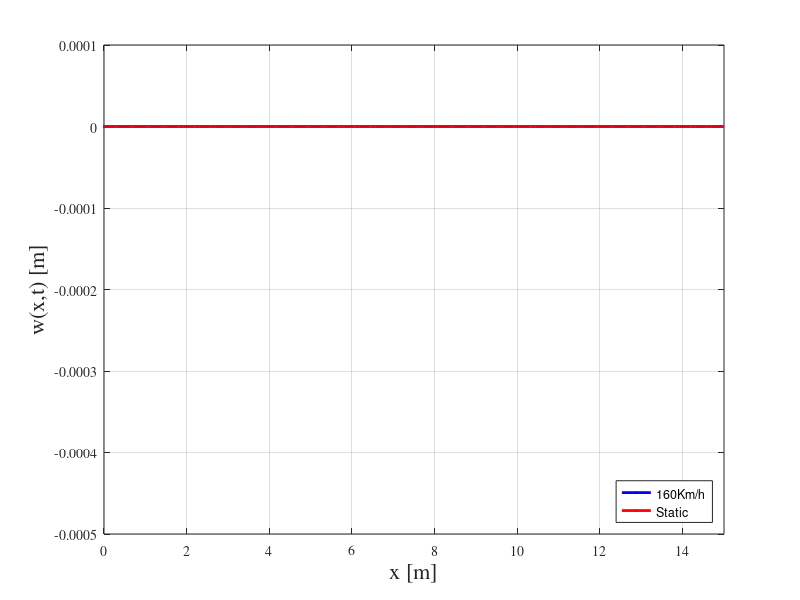

MATLAB code to generate this figure: (Note: this script raises an error after producing the figure.)
%% Dynamical beam theory with moving_load

%% Plot deformata al variare della velocit? con carico ad x

clc
clear all
close all

n_modi=10;
L = 15;
x = L/2;
pi = 3.14159;
rho = 3286;
A = 5.9065;
xi=0:L/500:L;
F=185000;
xF = L.*ones(1,length(xi))-xi;
for i=1:length(xF)
    for j=1:length(xi)
momsA(i,j) = 0.001.*F.*(xF(i)./L).*xi(j);
momsB(i,j) = 0.001.*F.*((xF(i)./L).*xi(j)-(xi(j)-xi(i)));
    end
end
for i=1:length(xF)
    for j=1:length(xi)
        if j<=i
            momstatico(i,j)= momsA(i,j);
        else
            momstatico(i,j)= momsB(i,j);
        end
    end
end

E = 20.4*10^9;
I_x = 1.6636;
v_ = 160; %160-260
v = v_/3.6;
for i = 1 : n_modi
    phi(i,:) = sin(i*pi*xi/L);
    phi2(i,:)= -(i*pi/L)^2.*sin(i*pi*xi/L);
    w(i) = (i*pi/L)^2*sqrt((E*I_x)/(rho*A)); %omega
    T = L/v;
    t = 0 : T/500 : T;
    W(i) = i*pi/L*v; %Omega
    alpha(i) = W(i)/w(i);
    q(i,:) = (2*F/(rho*A*L)*(1/w(i)^2)*(1/(1-alpha(i)^2))).*(alpha(i).*sin(w(i).*t)-sin(W(i).*t));
end
for j = 1 : length(t)
spost(:,j) = phi'*q(:,j);
mom(:,j) = E*I_x*0.001.*(phi2'*q(:,j));
end

%soluz statica
vs = 0.001;
for i = 1 : n_modi
    Ts = L/vs;
    t = 0 : Ts/500 : Ts;
    Ws(i) = i*pi/L*vs; %Omega
    alphas(i) = Ws(i)/w(i);
    qs(i,:) = (2*F/(rho*A*L)*(1/w(i)^2)*(1/(1-alphas(i)^2))).*(alphas(i).*sin(w(i).*t)-sin(Ws(i).*t));
end
for j = 1 : length(t)
sposts(:,j) = phi'*qs(:,j);
end

%% displ
close(gcf)
figure
set(gca,'fontname','times');
xlabel('x [m]','FontSize',16); ylabel('w(x,t) [m]','FontSize',16);
xlim([0 15]); ylim([-5e-4 1e-4]);
box on
grid on
hold on
plot([0 L],[0 0],'k--','LineWidth',1,'HandleVisibility','off')
for j = 1 : length(t)
    if j==1
        a1(j)=plot(0,spost(1,j),'b','LineWidth',2);drawnow
        a2(j)=plot(0,sposts(1,j),'r','LineWidth',2);drawnow
        legend([num2str(v_),'Km/h'],'Static','Location','SouthEast')  
    end
    if j>1
    delete(a1(j-1));
    delete(a2(j-1));
    delete(a3(j-1));
    end
    a1(j)=plot(xi,spost(:,j),'b','LineWidth',2,'HandleVisibility','off');drawnow
    a2(j)=plot(xi,sposts(:,j),'r','LineWidth',2,'HandleVisibility','off');drawnow
    a3(j)=arrow([xi(j) 0.5e-4],[xi(j) 0]);drawnow
    M(j) = getframe(gcf);
end
all_valid = true;
flen = length(M);
for K = 1 : flen
  if isempty(M(K).cdata)
    all_valid = false;
    fprintf('Empty frame occurred at frame #%d of %d\n', K, flen);
  end
end
if ~all_valid
   error('Did not write movie because of empty frames')
end
  % create the video writer with 1 fps
  writerObj = VideoWriter('myVideo.avi');
  writerObj.FrameRate = 100;
  % set the seconds per image
% open the video writer
open(writerObj);
% write the frames to the video
for i=2:length(M)
    % convert the image to a frame
    frame = M(i);    
    writeVideo(writerObj, frame);
end
% close the writer object
close(writerObj);

%% moment
close(gcf)
figure 
set(gca,'fontname','times','YDir','reverse');
xlabel('x [m]','FontSize',16); ylabel('M [kNm]','FontSize',16);
xlim([0 15]); ylim([-100 800]);
box on
grid on
hold on
plot([0 L],[0 0],'k--','LineWidth',1,'HandleVisibility','off')
for j = 1 : length(t)
    if j==1
        a1(j)=plot(0,mom(1,j),'b','LineWidth',2);drawnow
        a2(j)=plot(0,momstatico(j,1),'r','LineWidth',2);drawnow
        legend([num2str(v_),'Km/h'],'Static','Location','SouthEast')  
    end
    if j>1
    delete(a1(j-1))
    delete(a2(j-1))
    delete(a3(j-1))
    end
    a1(j)=plot(xi,mom(:,j),'b','LineWidth',2,'HandleVisibility','off');drawnow
    a2(j)=plot(xi,momstatico(j,:),'r','LineWidth',2,'HandleVisibility','off');drawnow
    a3(j)=arrow([xi(j) -80],[xi(j) 0]);drawnow
    M(j) = getframe(gcf);
end
all_valid = true;
flen = length(M);
for K = 1 : flen
  if isempty(M(K).cdata)
    all_valid = false;
    fprintf('Empty frame occurred at frame #%d of %d\n', K, flen);
  end
end
if ~all_valid
   error('Did not write movie because of empty frames')
end
  % create the video writer with 1 fps
  writerObj = VideoWriter('myVideo.avi');
  writerObj.FrameRate = 100;
  % set the seconds per image
% open the video writer
open(writerObj);
% write the frames to the video
for i=2:length(M)
    % convert the image to a frame
    frame = M(i);    
    writeVideo(writerObj, frame);
end
% close the writer object
close(writerObj);